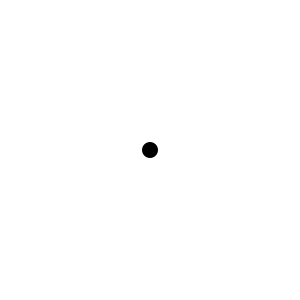
Frame 1 (no input)
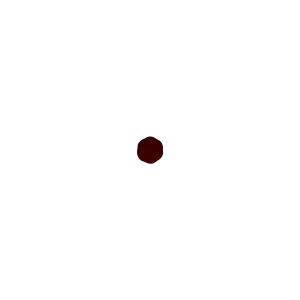
Frame 60 (the mouse pressed at the canvas centre just before this capture)
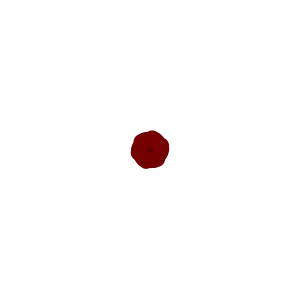
Frame 120 (the mouse held since frame 60 and released just before this capture)

The Processing sketch that drew these frames (run headless with seeded random() and noise(); from frame 60 on, the mouse is pressed at the canvas centre):

// Processing sketch: Trigonometry
// ── Trigonometry.pde
float r=0;
float t=0;
void setup(){
  size(300,300);
  background(255);

}

void draw (){
  float x=r*cos(t);
  float y=r*sin(t);
  noStroke();
  fill(t,0,0);
  ellipse(x+width/2,y+height/2,16,16);
  t+=1;
  r+=0.1;
  
}
